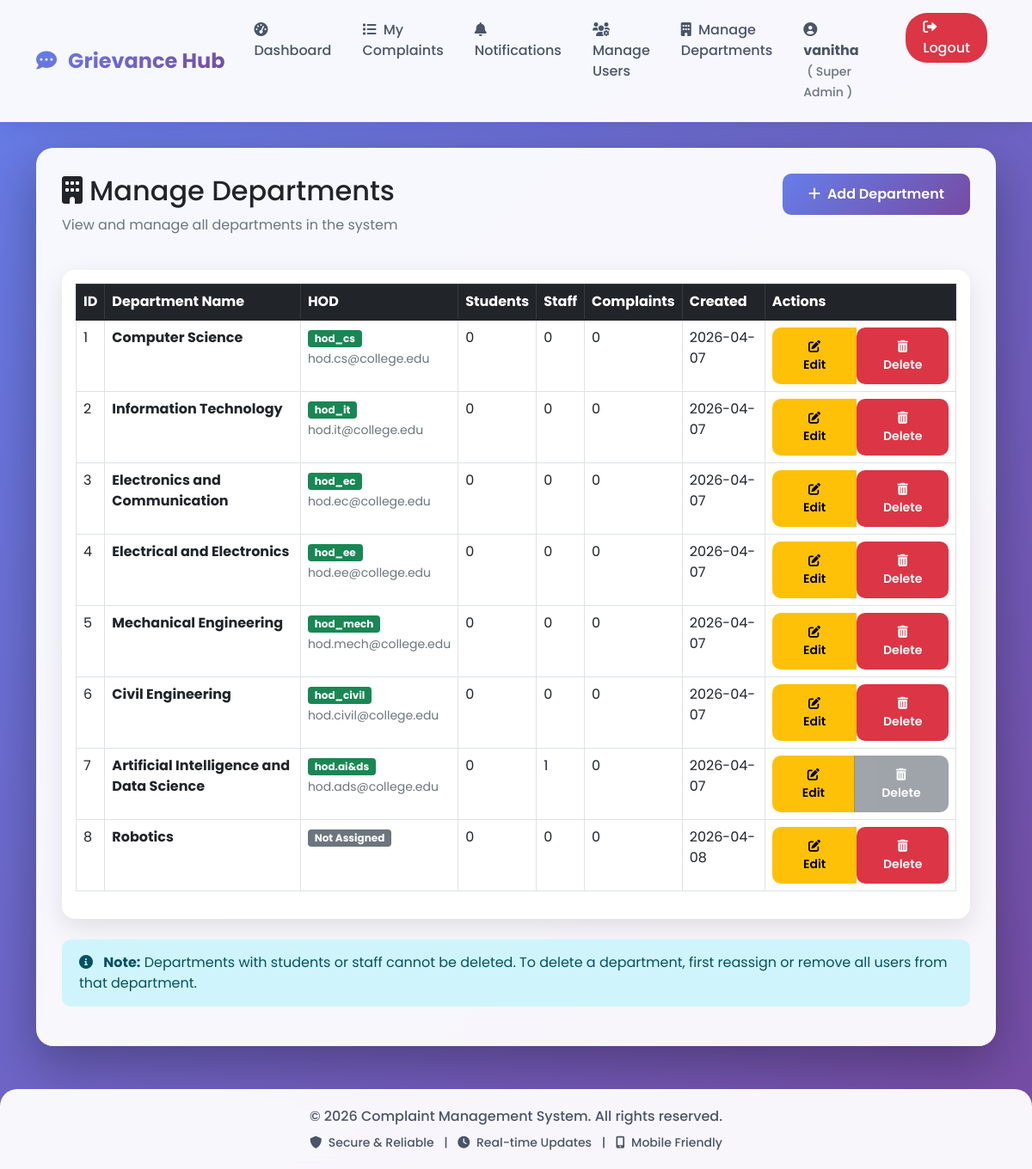
The page /admin/departments (signed in) on the database its author committed.
### models.py (models this page shows)
class User(UserMixin, db.Model):
    id = db.Column(db.Integer, primary_key=True)
    username = db.Column(db.String(80), unique=True, nullable=False)
    email = db.Column(db.String(120), unique=True, nullable=False)
    password = db.Column(db.String(200), nullable=False)
    role = db.Column(db.String(20), default='student')  # student, staff/mentor, hod, admin
    department = db.Column(db.String(100))
    year = db.Column(db.String(20))
    section = db.Column(db.String(10))
    parent_name = db.Column(db.String(100))
    parent_phone = db.Column(db.String(15))
    address = db.Column(db.Text)
    mentor_name = db.Column(db.String(100))  # For students - who is their mentor
    phone = db.Column(db.String(15))
    created_at = db.Column(db.DateTime, default=datetime.utcnow)
    complaints = db.relationship('Complaint', backref='author', lazy=True, foreign_keys='Complaint.user_id')
    assigned_complaints = db.relationship('Complaint', backref='assigned_staff', lazy=True, foreign_keys='Complaint.assigned_to')

class Department(db.Model):
    id = db.Column(db.Integer, primary_key=True)
    name = db.Column(db.String(100), unique=True, nullable=False)
    hod_id = db.Column(db.Integer, db.ForeignKey('user.id'), nullable=True)
    created_at = db.Column(db.DateTime, default=datetime.utcnow)
    hod = db.relationship('User', foreign_keys=[hod_id], backref='managed_department')

### app.py (the view)
@app.route('/admin/departments')
@login_required
def manage_departments():
    if not is_super_admin(current_user):
        abort(403)
    departments = Department.query.all()
    for dept in departments:
        dept.student_count = User.query.filter_by(department=dept.name, role='student').count()
        dept.staff_count = User.query.filter_by(department=dept.name, role='staff').count()
        dept.complaint_count = Complaint.query.join(User, Complaint.user_id == User.id).filter(User.department == dept.name).count()
    return render_template('manage_departments.html', departments=departments)

### app.py (called while the page is built)
def is_super_admin(user):
    return user.role == 'admin' and user.email == 'vanitha.sty3375@gmail.com'

def is_department_admin(user):
    return user.role == 'hod'

@login_manager.user_loader
def load_user(user_id):
    return User.query.get(int(user_id))

@app.context_processor
def utility_processor():
    return {
        'is_super_admin': is_super_admin,
        'is_department_admin': is_department_admin
    }

### templates/manage_departments.html
{% extends "base.html" %}
{% block content %}
<div class="row mb-4">
    <div class="col-12">
        <div class="d-flex justify-content-between align-items-center">
            <h2><i class="fas fa-building me-2"></i>Manage Departments</h2>
            <a href="{{ url_for('add_department') }}" class="btn btn-primary">
                <i class="fas fa-plus me-2"></i>Add Department
            </a>
        </div>
        <p class="text-muted">View and manage all departments in the system</p>
    </div>
</div>
<div class="row">
    <div class="col-12">
        <div class="card">
            <div class="card-body">
                <div class="table-responsive">
                    <table class="table table-bordered table-hover">
                        <thead class="table-dark">
                            <tr>
                                <th>ID</th>
                                <th>Department Name</th>
                                <th>HOD</th>
                                <th>Students</th>
                                <th>Staff</th>
                                <th>Complaints</th>
                                <th>Created</th>
                                <th>Actions</th>
                             </thead>
                        <tbody>
                            {% for dept in departments %}
                            <tr>
                                <td>{{ dept.id }}</td>
                                <td><strong>{{ dept.name }}</strong></td>
                                <td>
                                    {% if dept.hod %}
                                        <span class="badge bg-success">{{ dept.hod.username }}</span>
                                        <br><small class="text-muted">{{ dept.hod.email }}</small>
                                    {% else %}
                                        <span class="badge bg-secondary">Not Assigned</span>
                                    {% endif %}
                                </td>
                                <td>{{ dept.student_count }}</td>
                                <td>{{ dept.staff_count }}</td>
                                <td>{{ dept.complaint_count }}</td>
                                <td>{{ dept.created_at.strftime('%Y-%m-%d') }}</td>
                                <td>
                                    <div class="btn-group" role="group">
                                        <a href="{{ url_for('edit_department', dept_id=dept.id) }}"
                                           class="btn btn-sm btn-warning">
                                            <i class="fas fa-edit"></i> Edit
                                        </a>
                                        {% set total_users = dept.student_count + dept.staff_count %}
                                        {% if total_users == 0 %}
                                            <form method="POST" action="{{ url_for('delete_department', dept_id=dept.id) }}"
                                                  style="display: inline-block;"
                                                  onsubmit="return confirm('Delete department \"{{ dept.name }}\"? This cannot be undone!');">
                                                <button type="submit" class="btn btn-sm btn-danger">
                                                    <i class="fas fa-trash-alt"></i> Delete
                                                </button>
                                            </form>
                                        {% else %}
                                            <button type="button"
                                                    class="btn btn-sm btn-secondary"
                                                    disabled
                                                    title="Cannot delete - has {{ total_users }} user(s) assigned">
                                                <i class="fas fa-trash-alt"></i> Delete
                                            </button>
                                        {% endif %}
                                    </div>
                                </td>
                            </tr>
                            {% endfor %}
                        </tbody>
                    </table>
                </div>
            </div>
        </div>
    </div>
</div>
<div class="row mt-4">
    <div class="col-12">
        <div class="alert alert-info">
            <i class="fas fa-info-circle me-2"></i>
            <strong>Note:</strong> Departments with students or staff cannot be deleted. To delete a department, first reassign or remove all users from that department.
        </div>
    </div>
</div>
{% endblock %}

### templates/base.html (shortened to what this page needs)
<!DOCTYPE html>
<html lang="en">
<head>
    <link href="https://cdn.jsdelivr.net/npm/bootstrap@5.1.3/dist/css/bootstrap.min.css" rel="stylesheet">
    <link rel="stylesheet" href="https://cdnjs.cloudflare.com/ajax/libs/font-awesome/6.0.0/css/all.min.css">
</head>
<body>
    <nav class="navbar navbar-expand-lg navbar-light">
        <div class="container">
            <a class="navbar-brand" href="{{ url_for('index') }}">
                <i class="fas fa-comment-dots me-2"></i>
                Grievance Hub
            </a>
            <div class="collapse navbar-collapse" id="navbarNav">
                <ul class="navbar-nav ms-auto">
                    {% if current_user.is_authenticated %}
                        <li class="nav-item">
                            {% if is_super_admin(current_user) %}
                                <a class="nav-link" href="{{ url_for('super_admin_dashboard') }}">
                                    <i class="fas fa-tachometer-alt me-1"></i> Dashboard
                                </a>
                            {% elif is_department_admin(current_user) %}
                                <a class="nav-link" href="{{ url_for('hod_dashboard') }}">
                                    <i class="fas fa-tachometer-alt me-1"></i> Dashboard
                                </a>
                            {% elif current_user.role == 'staff' %}
                                <a class="nav-link" href="{{ url_for('staff_dashboard') }}">
                                    <i class="fas fa-tachometer-alt me-1"></i> Dashboard
                                </a>
                            {% else %}
                                <a class="nav-link" href="{{ url_for('dashboard') }}">
                                    <i class="fas fa-tachometer-alt me-1"></i> Dashboard
                                </a>
                            {% endif %}
                        </li>
                        <li class="nav-item">
                            <a class="nav-link" href="{{ url_for('view_complaints') }}">
                                <i class="fas fa-list me-1"></i> My Complaints
                            </a>
                        </li>
                        <li class="nav-item position-relative">
                            <a class="nav-link" href="{{ url_for('view_notifications') }}">
                                <i class="fas fa-bell me-1"></i> Notifications
                                {% set unread = current_user.notifications|selectattr('is_read', 'equalto', false)|list|length %}
                            </a>
                        </li>
                        {% if is_super_admin(current_user) %}
                            <li class="nav-item">
                                <a class="nav-link" href="{{ url_for('super_admin_users') }}">
                                    <i class="fas fa-users-cog me-1"></i> Manage Users
                                </a>
                            </li>
                            <li class="nav-item">
                                <a class="nav-link" href="{{ url_for('manage_departments') }}">
                                    <i class="fas fa-building me-1"></i> Manage Departments
                                </a>
                            </li>
                        {% endif %}
                        <li class="nav-item me-2">
                            <span class="nav-link">
                                <i class="fas fa-user-circle me-1"></i>
                                <strong>{{ current_user.username }}</strong>
                                <small class="text-muted ms-1">
                                    ({% if is_super_admin(current_user) %}
                                        Super Admin
                                    {% elif is_department_admin(current_user) %}
                                        HOD
                                    {% elif current_user.role == 'staff' %}
                                        Staff
                                    {% else %}
                                        Student
                                    {% endif %})
                                </small>
                            </span>
                        </li>
                        <li class="nav-item">
                            <a class="nav-link logout-btn" href="{{ url_for('logout') }}"
                               onclick="return confirm('Are you sure you want to logout?')">
                                <i class="fas fa-sign-out-alt"></i> Logout
                            </a>
                        </li>
                    {% endif %}
                </ul>
            </div>
        </div>
    </nav>
    <div class="container">
        <div class="main-content">
            {% block content %}{% endblock %}
        </div>
    </div>
    <footer class="footer">
        <div class="container">
            <p class="mb-0">&copy; 2026 Complaint Management System. All rights reserved.</p>
            <p class="mb-0 mt-2 small">
                <i class="fas fa-shield-alt me-1"></i> Secure & Reliable
                <span class="mx-2">|</span>
                <i class="fas fa-clock me-1"></i> Real-time Updates
                <span class="mx-2">|</span>
                <i class="fas fa-mobile-alt me-1"></i> Mobile Friendly
            </p>
        </div>
    </footer>
</body>
</html>

### templates/base.html (style rules this page uses)
* { font-family: 'Poppins', sans-serif; }
body { background: linear-gradient(135deg, #667eea 0%, #764ba2 100%); min-height: 100vh; background-attachment: fixed; }
.navbar { background: rgba(255, 255, 255, 0.95) !important; backdrop-filter: blur(10px); box-shadow: 0 2px 20px rgba(0,0,0,0.1); padding: 15px 0; }
.navbar-brand { font-weight: 700; font-size: 1.5rem; background: linear-gradient(135deg, #667eea 0%, #764ba2 100%); -webkit-background-clip: text; -webkit-text-fill-color: transparent; transition: transform 0.3s ease; }
.nav-link { font-weight: 500; color: #4a5568 !important; margin: 0 10px; position: relative; transition: color 0.3s ease; }
.logout-btn { background-color: #dc3545; color: white !important; border-radius: 25px; padding: 5px 20px !important; margin-left: 15px; transition: all 0.3s ease; }
.main-content { background: rgba(255, 255, 255, 0.95); border-radius: 20px; padding: 30px; margin: 30px 0; box-shadow: 0 20px 60px rgba(0,0,0,0.3); animation: fadeInUp 0.5s ease; }
.card { border: none; border-radius: 15px; box-shadow: 0 10px 30px rgba(0,0,0,0.1); transition: all 0.3s ease; overflow: hidden; }
.btn { border-radius: 10px; padding: 12px 30px; font-weight: 600; transition: all 0.3s ease; border: none; }
.btn-primary { background: linear-gradient(135deg, #667eea 0%, #764ba2 100%); }
.alert { border-radius: 10px; border: none; padding: 15px 20px; animation: slideInDown 0.5s ease; }
.footer { background: rgba(255, 255, 255, 0.95); backdrop-filter: blur(10px); padding: 20px 0; margin-top: 50px; border-radius: 20px 20px 0 0; color: #4a5568; text-align: center; font-weight: 500; }

### rows shown on the page
User: username "vanitha"
Department: id "1", name "Computer Science", hod.username "hod_cs", hod.email "hod.cs@college.edu", student_count "0", staff_count "0", complaint_count "0", created_at "2026-04-07"
Department: id "2", name "Information Technology", hod.username "hod_it", hod.email "hod.it@college.edu", student_count "0", staff_count "0", complaint_count "0", created_at "2026-04-07"
Department: id "3", name "Electronics and Communication", hod.username "hod_ec", hod.email "hod.ec@college.edu", student_count "0", staff_count "0", complaint_count "0", created_at "2026-04-07"
Department: id "4", name "Electrical and Electronics", hod.username "hod_ee", hod.email "hod.ee@college.edu", student_count "0", staff_count "0", complaint_count "0", created_at "2026-04-07"
Department: id "5", name "Mechanical Engineering", hod.username "hod_mech", hod.email "hod.mech@college.edu", student_count "0", staff_count "0", complaint_count "0", created_at "2026-04-07"
Department: id "6", name "Civil Engineering", hod.username "hod_civil", hod.email "hod.civil@college.edu", student_count "0", staff_count "0", complaint_count "0", created_at "2026-04-07"
Department: id "7", name "Artificial Intelligence and Data Science", hod.username "hod.ai&ds", hod.email "hod.ads@college.edu", student_count "0", staff_count "1", complaint_count "0", created_at "2026-04-07"
Department: id "8", name "Robotics", shows "Not Assigned", student_count "0", staff_count "0", complaint_count "0", created_at "2026-04-08"
